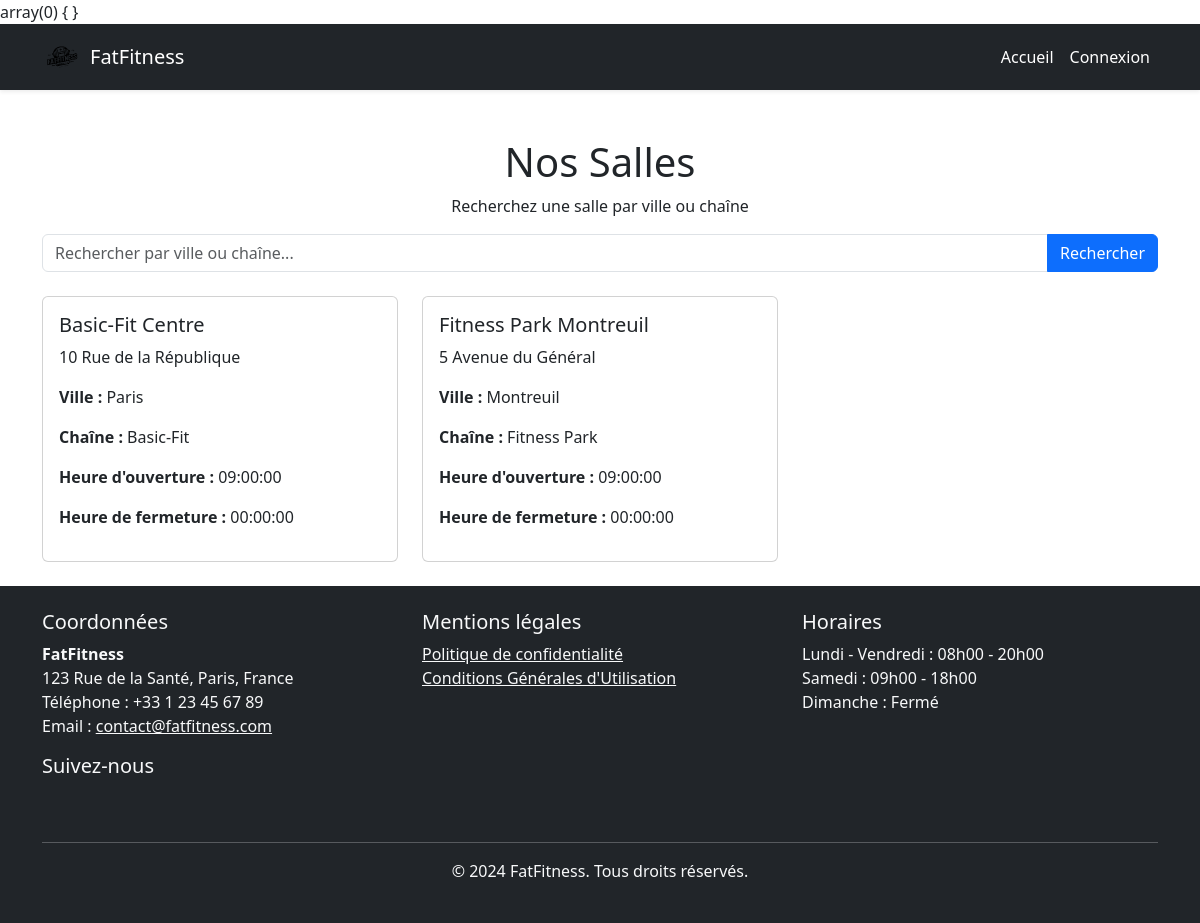
Screenshot of /index.php?page=salle with the database file from the repository.
### tables this page shows
CREATE TABLE `salles` (
  `id` int(11) NOT NULL,
  `nom` varchar(255) NOT NULL,
  `adresse` varchar(255) NOT NULL,
  `ville` varchar(255) NOT NULL,
  `chaine` varchar(255) NOT NULL,
  `horaire_debut` time DEFAULT NULL,
  `horaire_fin` time DEFAULT NULL
);

### View/salle.php (the view, shortened to what this page needs)
<?php
require_once(__DIR__ . '/../BDD/database.php');
$filtre = '';
if ($_SERVER['REQUEST_METHOD'] === 'GET' && isset($_GET['search'])) {
    $filtre = trim($_GET['search']);
    $query = "
    SELECT * FROM salles
    WHERE ville LIKE :filtre OR chaine LIKE :filtre";
    $stmt = $pdo->prepare($query);
    $stmt->execute(['filtre' => '%' . $filtre . '%']);
} else {
    $query = "SELECT * FROM salles";
    $stmt = $pdo->prepare($query);
    $stmt->execute();
}
$salles = $stmt->fetchAll(PDO::FETCH_ASSOC);
?>
<!DOCTYPE html>
<html lang="fr">
<head>
    <link rel="stylesheet" href="https://cdn.jsdelivr.net/npm/bootstrap@5.3.2/dist/css/bootstrap.min.css">
</head>
<body>
<?php include(__DIR__ . '/../commun/header.php'); ?>
<div class="container mt-5">
    <h1 class="text-center">Nos Salles</h1>
    <p class="text-center">Recherchez une salle par ville ou chaîne</p>
    <form method="get" action="salle.php" class="mb-4">
        <div class="input-group">
            <input type="text" name="search" class="form-control" placeholder="Rechercher par ville ou chaîne..." value="<?= htmlspecialchars($filtre) ?>">
            <button class="btn btn-primary" type="submit">Rechercher</button>
        </div>
    </form>
    <div class="row">
        <?php if ($salles): ?>
            <?php foreach ($salles as $salle): ?>
                <div class="col-md-4 mb-4">
                    <div class="card">
                        <div class="card-body">
                            <h5 class="card-title"><?= htmlspecialchars($salle['nom']); ?></h5>
                            <p class="card-text"><?= htmlspecialchars($salle['adresse']); ?></p>
                            <p><strong>Ville :</strong> <?= htmlspecialchars($salle['ville']); ?></p>
                            <p><strong>Chaîne :</strong> <?= htmlspecialchars($salle['chaine']); ?></p>
                            <p><strong>Heure d'ouverture :</strong> <?= htmlspecialchars($salle['horaire_debut']); ?></p>
                            <p><strong>Heure de fermeture :</strong> <?= htmlspecialchars($salle['horaire_fin']); ?></p>
                        </div>
                    </div>
                </div>
            <?php endforeach; ?>
        <?php else: ?>
            <p class="text-center text-muted">Aucune salle trouvée pour votre recherche.</p>
        <?php endif; ?>
    </div>
</div>
<?php include(__DIR__ . '/../commun/footer.php'); ?>
</body>
</html>

### rows the page displays
salles: nom "Basic-Fit Centre", adresse "10 Rue de la République", ville "Paris", chaine "Basic-Fit", horaire_debut "09:00:00", horaire_fin "00:00:00"
salles: nom "Fitness Park Montreuil", adresse "5 Avenue du Général", ville "Montreuil", chaine "Fitness Park", horaire_debut "09:00:00", horaire_fin "00:00:00"
